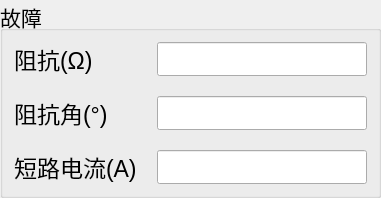
        <widget class="QGroupBox" name="m_pFaultDiffGroupBox_3">
         <property name="font">
          <font>
           <pointsize>16</pointsize>
          </font>
         </property>
         <property name="title">
          <string>故障</string>
         </property>
         <layout class="QVBoxLayout" name="verticalLayout_13">
          <property name="spacing">
           <number>20</number>
          </property>
          <item>
           <layout class="QGridLayout" name="gridLayout_7">
            <item row="2" column="0" colspan="3">
             <widget class="QLabel" name="m_pLabISet1">
              <property name="font">
               <font>
                <pointsize>17</pointsize>
               </font>
              </property>
              <property name="text">
               <string>短路电流(A)</string>
              </property>
             </widget>
            </item>
            <item row="2" column="3">
             <widget class="QLineEdit" name="m_pEditISet1">
              <property name="font">
               <font>
                <pointsize>17</pointsize>
               </font>
              </property>
             </widget>
            </item>
            <item row="1" column="3">
             <widget class="QSettingLineEdit" name="m_pEditZ1Ph">
              <property name="font">
               <font>
                <pointsize>17</pointsize>
               </font>
              </property>
             </widget>
            </item>
            <item row="1" column="0" colspan="3">
             <widget class="QLabel" name="m_pLabZ1Ph">
              <property name="font">
               <font>
                <pointsize>17</pointsize>
               </font>
              </property>
              <property name="text">
               <string>阻抗角(°)</string>
              </property>
             </widget>
            </item>
            <item row="0" column="0" colspan="3">
             <widget class="QLabel" name="m_pLabZ1">
              <property name="font">
               <font>
                <pointsize>17</pointsize>
               </font>
              </property>
              <property name="text">
               <string>阻抗(Ω)</string>
              </property>
             </widget>
            </item>
            <item row="0" column="3">
             <widget class="QSettingLineEdit" name="m_pEditZ1">
              <property name="font">
               <font>
                <pointsize>17</pointsize>
               </font>
              </property>
             </widget>
            </item>
           </layout>
          </item>
         </layout>
        </widget>
